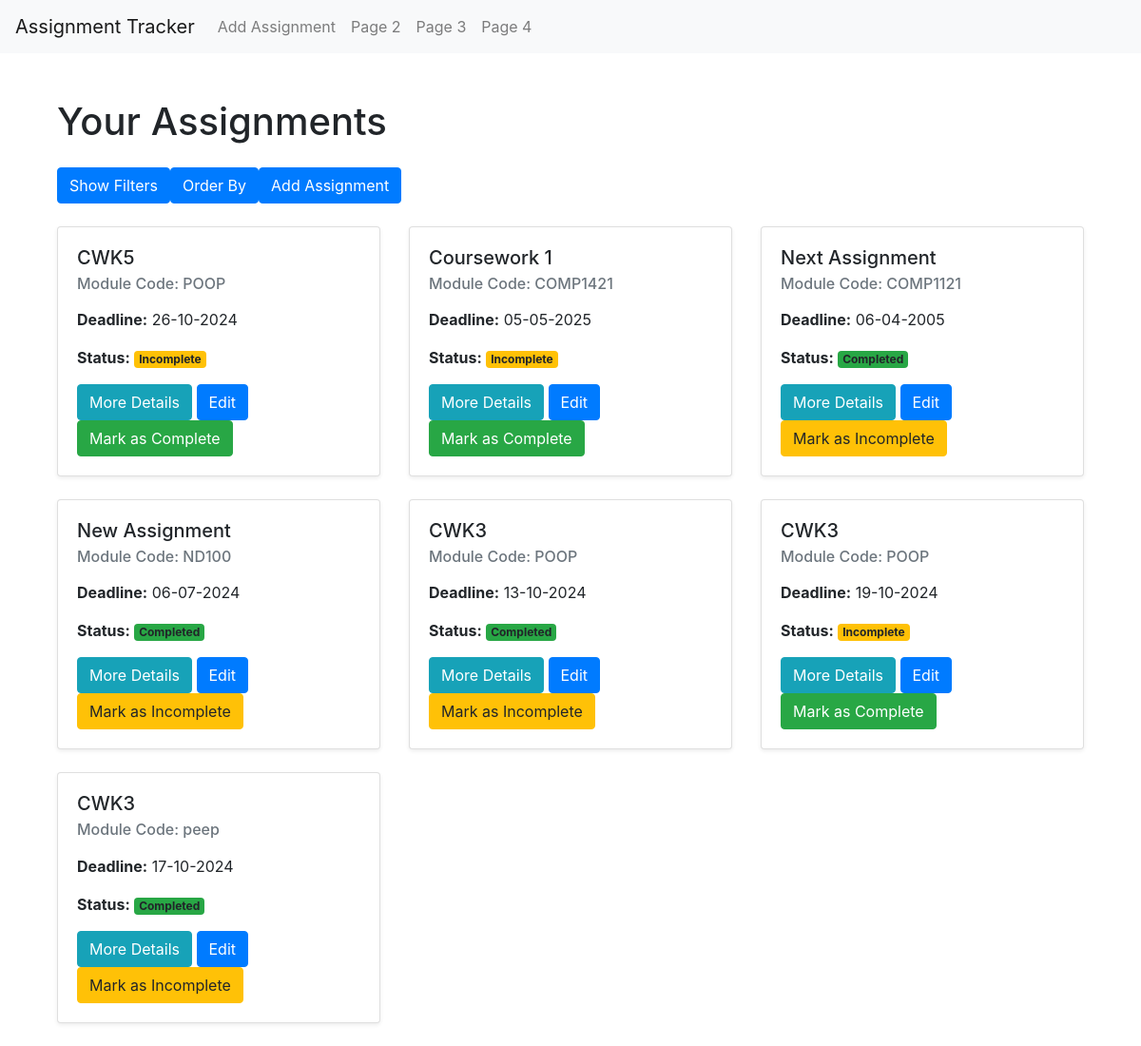
Before: / with the older database file.
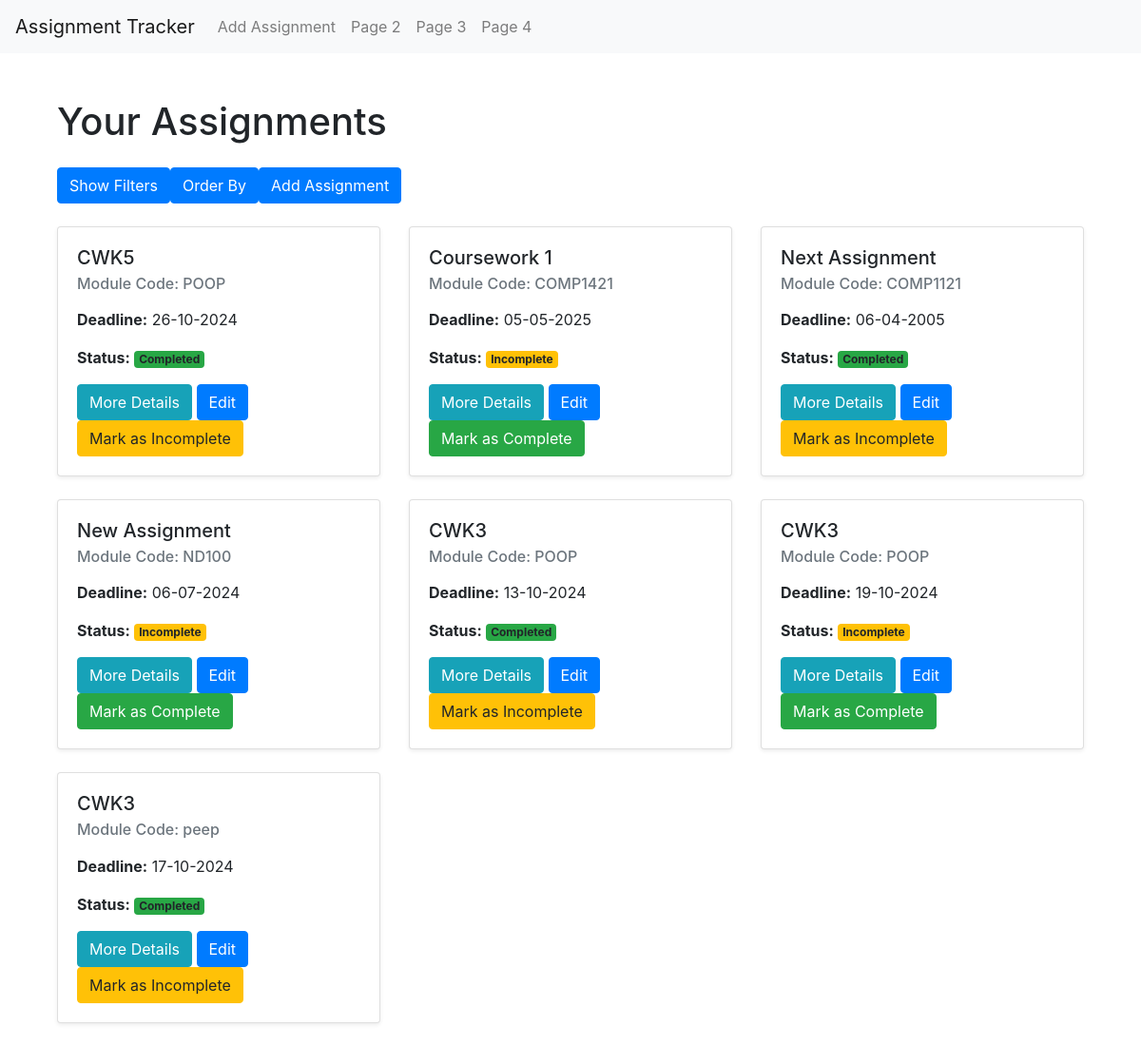
After: the same page with the newer database file.
### app/models.py (models this page shows, shortened)
class Assignment(db.Model):
    id = db.Column(db.Integer, primary_key=True)
    title = db.Column(db.String(100), nullable=False)  # Assessment title
    module_code = db.Column(db.String(20), nullable=False)  # Module code
    deadline = db.Column(db.DateTime, nullable=False)  # Deadline date
    description = db.Column(db.Text, nullable=True)  # Short description
    is_completed = db.Column(db.Boolean, default=False)  # Completion status
    date_created = db.Column(db.DateTime, default=datetime.utcnow)  # Timestamp for when the assignment was added

### app/views.py (the view)
@app.route('/')
def index():
    assignments = Assignment.query.all()
    csrf_token = generate_csrf()
    return render_template("homePage.html", assignments=assignments, csrf_token=csrf_token)

### app/templates/homePage.html (shortened to what this page needs)
{% extends "base.html" %}
{% block content %}
<div class="container mt-5">
    <h1 class="mb-4">Your Assignments</h1>
    <div class="d-flex mb-4">
        <button id="toggle-filters" class="btn btn-primary me-2" ">Show Filters</button>
        <button id="order-by" class="btn btn-primary me-2" ">Order By</button>
        <a href="/add-assignment" class="btn btn-primary ms-auto" ">Add Assignment</a>
    </div>
    <div class="row">
        {% for assignment in assignments %}
        <div class="col-md-4 assignment-card" data-status="{{ 'completed' if assignment.is_completed else 'incomplete' }}" data-module-code="{{ assignment.module_code }}" data-title="{{ assignment.title | lower }}">
            <div class="card mb-4 shadow-sm">
                <div class="card-body">
                    <h5 class="card-title">{{ assignment.title }}</h5>
                    <h6 class="card-subtitle mb-2 text-muted">Module Code: {{ assignment.module_code }}</h6>
                    <p class="card-text">
                        <p class="dateP" data-deadline="{{assignment.deadline.strftime('%d-%m-%Y')}}"><strong>Deadline:</strong> {{ assignment.deadline.strftime('%d-%m-%Y') }}</p>
                        <strong>Status:</strong>
                        {% if assignment.is_completed %}
                            <span class="badge bg-success">Completed</span>
                        {% else %}
                            <span class="badge bg-warning">Incomplete</span>
                        {% endif %}
                    </p>
                    <a href="/view-assignment/{{ assignment.id }}" class="btn btn-info">More Details</a>
                    <a href="/edit-assignment/{{ assignment.id }}" class="btn btn-primary">Edit</a>
                    <form action="{{ url_for('toggle_complete', assignment_id=assignment.id) }}" method="POST" style="display:inline;">
                        {% if assignment.is_completed %}
                            <button type="submit" class="btn btn-warning">Mark as Incomplete</button>
                        {% else %}
                            <button type="submit" class="btn btn-success">Mark as Complete</button>
                        {% endif %}
                    </form>
                </div>
            </div>
        </div>
        {% else %}
        <p>No assignments available yet!</p>
        {% endfor %}
    </div>
</div>
{% endblock %}

### app/templates/base.html (shortened to what this page needs)
<!DOCTYPE html>
<html lang="en">
<head>
    <link href="https://stackpath.bootstrapcdn.com/bootstrap/4.5.2/css/bootstrap.min.css" rel="stylesheet">
</head>
<body>
    <nav class="navbar navbar-expand-lg navbar-light bg-light">
        <a class="navbar-brand" href="/">Assignment Tracker</a>
        <div class="collapse navbar-collapse" id="navbarNav">
            <ul class="navbar-nav">
                <li class="nav-item">
                    <a class="nav-link" href="/add-assignment">Add Assignment</a>
                </li>
                <li class="nav-item">
                    <a class="nav-link" href="#">Page 2</a>
                </li>
                <li class="nav-item">
                    <a class="nav-link" href="#">Page 3</a>
                </li>
                <li class="nav-item">
                    <a class="nav-link" href="#">Page 4</a>
                </li>
            </ul>
        </div>
    </nav>
    <div class="container mt-4">
        {% block content %}
        {% endblock %}
    </div>
</body>
</html>

Changed rows visible on the page:
changed Assignment "CWK5": is_completed "Incomplete Mark as Complete" → "Completed Mark as Incomplete"
changed Assignment "New Assignment": is_completed "Completed Mark as Incomplete" → "Incomplete Mark as Complete"
